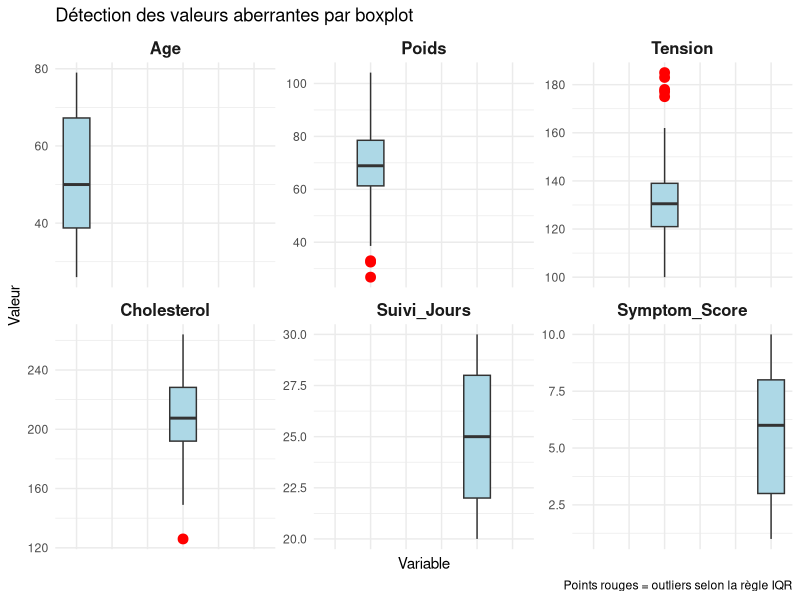
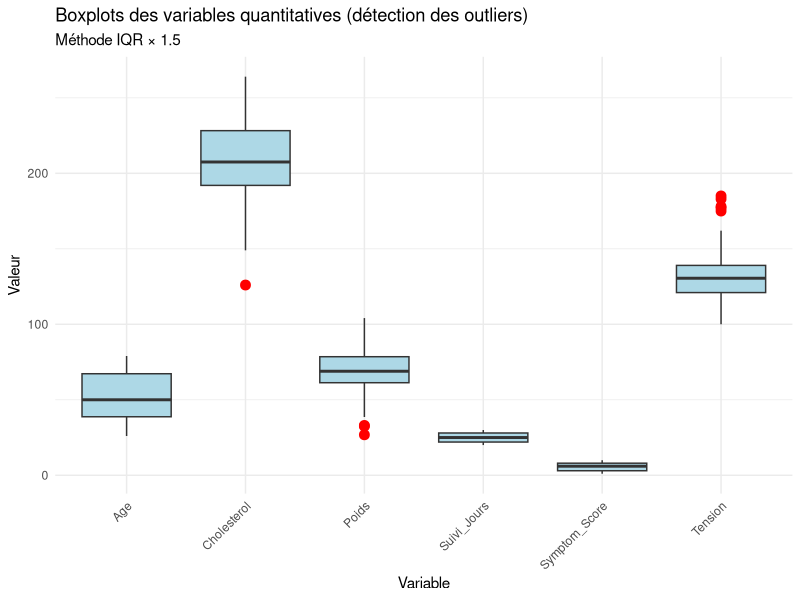
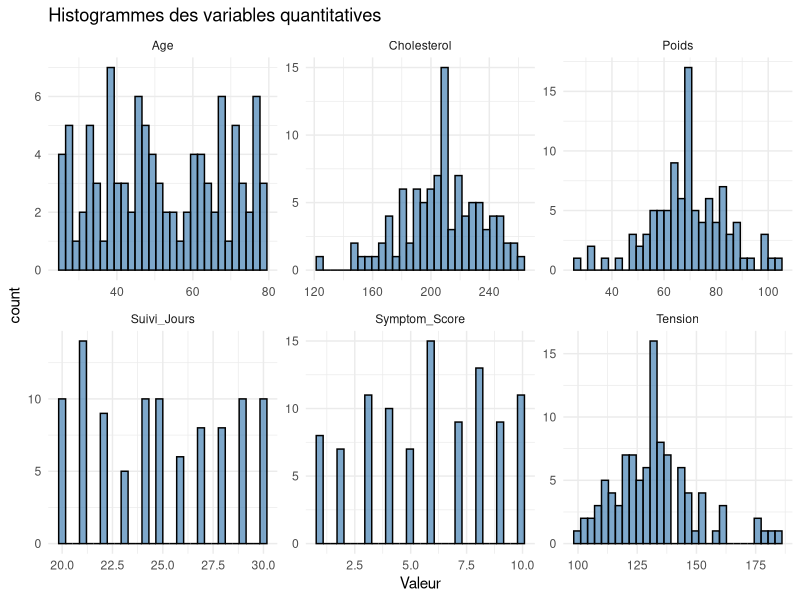
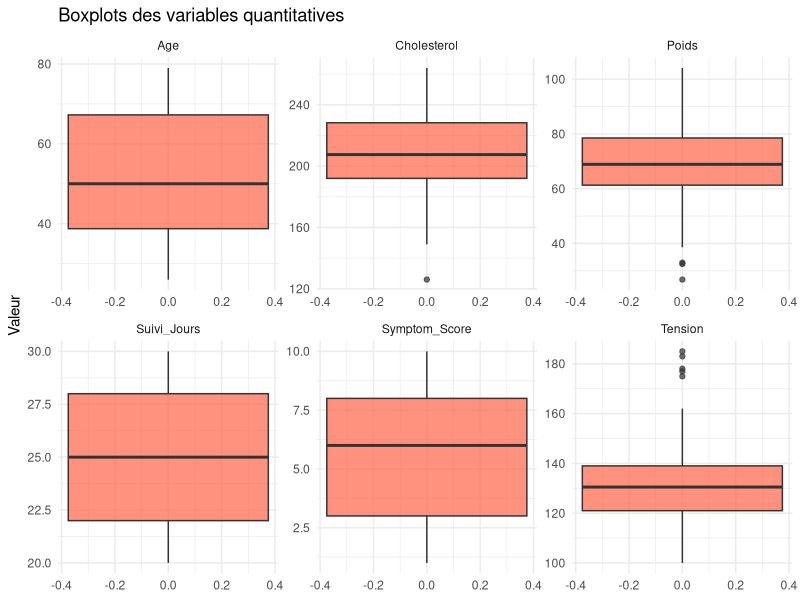
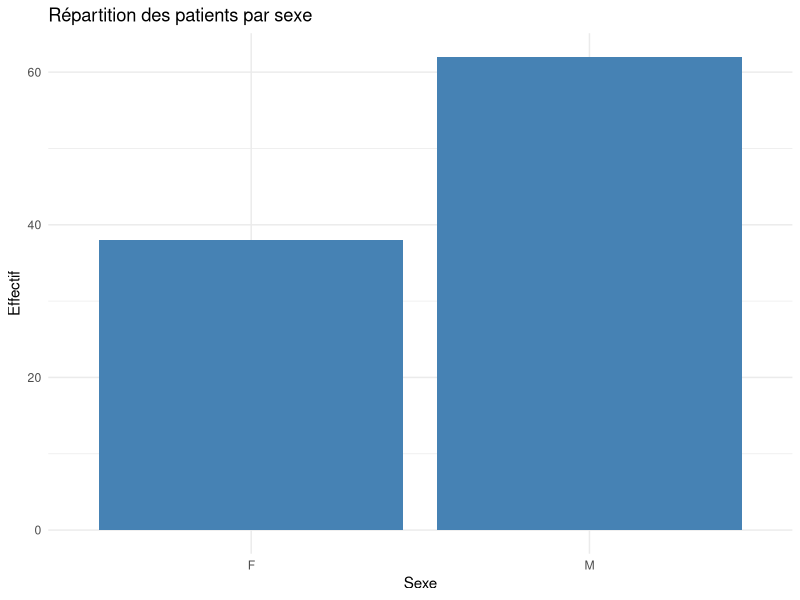
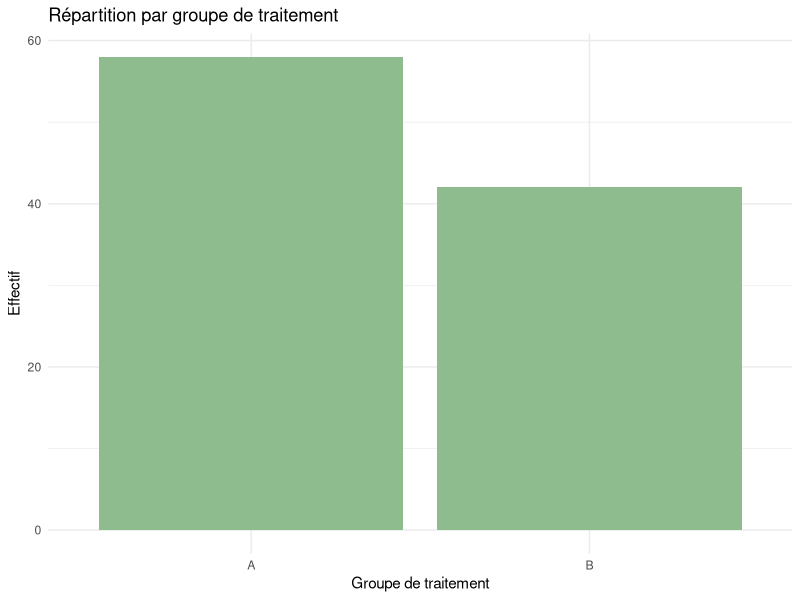
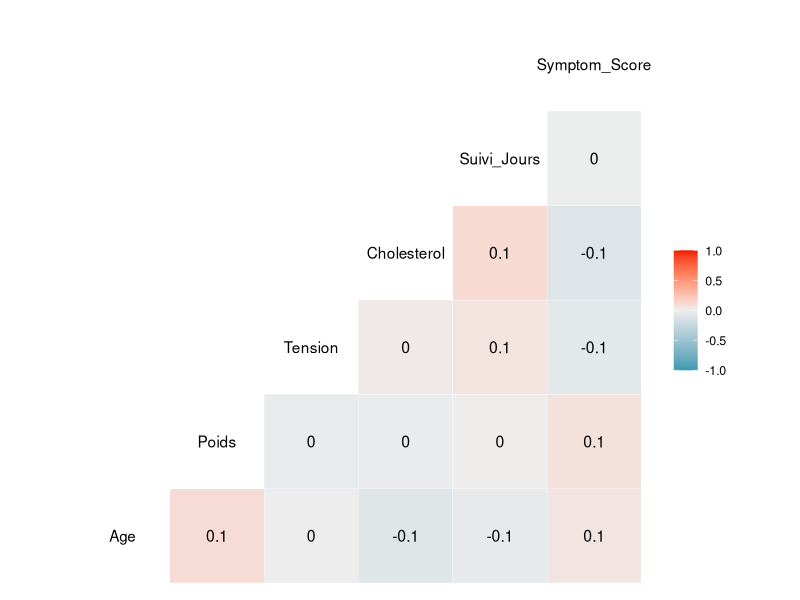
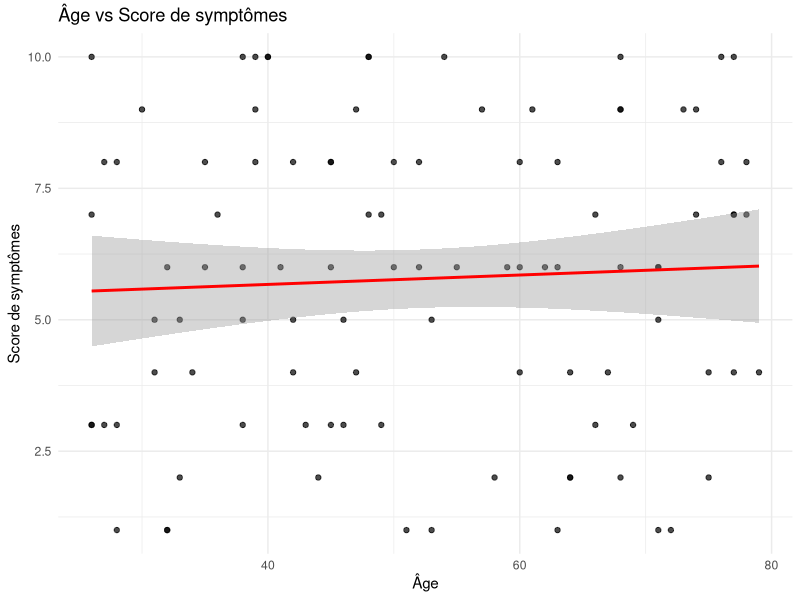

Here is the R script that generated these plots, in order:
## ---- chunk 1
knitr::opts_chunk$set(
  echo = TRUE,
  message = FALSE,
  warning = FALSE
)
## ---- chunk 2
required_packages <- c(
  "tidyverse",
  "skimr",
  "GGally",
  "psych",
  "broom",
  "car"
)

installed <- rownames(installed.packages())
for (p in required_packages) {
  if (!p %in% installed) {
    install.packages(p, dependencies = TRUE)
  }
}

library(tidyverse)
library(skimr)
library(GGally)
library(psych)
library(broom)
library(car)
library(dplyr)
library(ggplot2)
## ---- chunk 3
data <- read.csv(
  "patients_medical_data.csv",
  sep = ";",
  header = TRUE,
  stringsAsFactors = FALSE,
  na.strings = c("", "NA", "NaN", "NULL", "?")
)

# Aperçu des premières lignes
head(data)

# Structure des données
str(data)
## ---- chunk 4
data <- data %>%
  mutate(
    Sexe = as.factor(Sexe),
    Groupe_Traitement = as.factor(Groupe_Traitement)
  )

# Vérification des types
str(data)
## ---- chunk 5
# Nombre de NA par variable
colSums(is.na(data))

# Proportion de NA par variable
sapply(data, function(x) mean(is.na(x)))
## ---- chunk 6
#  imputation avec median pour une valeur manquante

data_clean <- data %>%
  mutate(
    Poids       = ifelse(is.na(Poids),       median(Poids, na.rm = TRUE),       Poids),
    Tension     = ifelse(is.na(Tension),     median(Tension, na.rm = TRUE),     Tension),
    Cholesterol = ifelse(is.na(Cholesterol), median(Cholesterol, na.rm = TRUE), Cholesterol)
  )

# Vérification :  aucun NA
colSums(is.na(data_clean))
## ---- chunk 7
# Vérification du nombre de doublons complets (lignes identiques à 100%)
nb_doublons <- sum(duplicated(data) | duplicated(data, fromLast = TRUE))
cat("Nombre de lignes en doublon complet :", nb_doublons, "\n")


## ---- chunk 8

# Variables dans l'ordre que tu veux afficher
vars_quant <- c("Age", "Poids", "Tension", "Cholesterol", "Suivi_Jours", "Symptom_Score")

data_clean %>%
  select(all_of(vars_quant)) %>%
  pivot_longer(everything(), names_to = "Variable", values_to = "Valeur") %>%
  # Ici la clé : on transforme Variable en factor avec l'ordre désiré
  mutate(Variable = factor(Variable, levels = vars_quant)) %>%
  ggplot(aes(x = Variable, y = Valeur)) +
  geom_boxplot(fill = "lightblue", outlier.colour = "red", outlier.size = 3) +
  facet_wrap(~ Variable, scales = "free_y", ncol = 3) +  
  theme_minimal() +
  theme(
    axis.text.x = element_blank(),        
    axis.ticks.x = element_blank(),      
    strip.text = element_text(size = 12, face = "bold") 
  ) +
  labs(
    title = "Détection des valeurs aberrantes par boxplot",
    caption = "Points rouges = outliers selon la règle IQR"
  )

## ---- chunk 9
vars_quant <- c("Age", "Poids", "Tension", "Cholesterol", "Suivi_Jours", "Symptom_Score")

# Fonction pour détecter les outliers (méthode IQR)
detect_outliers <- function(x) {
  Q1 <- quantile(x, 0.25, na.rm = TRUE)
  Q3 <- quantile(x, 0.75, na.rm = TRUE)
  IQR <- Q3 - Q1
  lower <- Q1 - 1.5 * IQR
  upper <- Q3 + 1.5 * IQR
  which(x < lower | x > upper)
}

# Comptage des outliers par variable
outliers_count <- sapply(data_clean[vars_quant], function(x) length(detect_outliers(x)))
outliers_count

# Visualisation avec boxplots
data_clean_long <- data_clean %>% 
  select(all_of(vars_quant)) %>% 
  pivot_longer(everything(), names_to = "Variable", values_to = "Valeur")

ggplot(data_clean_long, aes(x = Variable, y = Valeur)) +
  geom_boxplot(fill = "lightblue", outlier.colour = "red", outlier.size = 3) +
  theme_minimal() +
  labs(title = "Boxplots des variables quantitatives (détection des outliers)",
       subtitle = "Méthode IQR × 1.5") +
  theme(axis.text.x = element_text(angle = 45, hjust = 1))

## ---- chunk 10
skim(data_clean)
## ---- chunk 11
numeric_vars <- data_clean %>%
  select(Age, Poids, Tension, Cholesterol, Suivi_Jours, Symptom_Score)

summary(numeric_vars)
psych::describe(numeric_vars)
## ---- chunk 12
numeric_vars_long <- data_clean %>%
  select(Age, Poids, Tension, Cholesterol, Suivi_Jours, Symptom_Score) %>%
  pivot_longer(cols = everything(), names_to = "Variable", values_to = "Valeur")

ggplot(numeric_vars_long, aes(x = Valeur)) +
  geom_histogram(bins = 30, color = "black", fill = "steelblue", alpha = 0.7) +
  facet_wrap(~ Variable, scales = "free") +
  theme_minimal() +
  labs(title = "Histogrammes des variables quantitatives")

ggplot(numeric_vars_long, aes(y = Valeur)) +
  geom_boxplot(fill = "tomato", alpha = 0.7) +
  facet_wrap(~ Variable, scales = "free") +
  theme_minimal() +
  labs(title = "Boxplots des variables quantitatives")
## ---- chunk 13
apply(numeric_vars, 2, function(x) {
  shapiro.test(x)$p.value
})
## ---- chunk 14
table(data_clean$Sexe)
prop.table(table(data_clean$Sexe))

table(data_clean$Groupe_Traitement)
prop.table(table(data_clean$Groupe_Traitement))
## ---- chunk 15
ggplot(data_clean, aes(x = Sexe)) +
  geom_bar(fill = "steelblue") +
  theme_minimal() +
  labs(title = "Répartition des patients par sexe", x = "Sexe", y = "Effectif")

ggplot(data_clean, aes(x = Groupe_Traitement)) +
  geom_bar(fill = "darkseagreen") +
  theme_minimal() +
  labs(title = "Répartition par groupe de traitement", x = "Groupe de traitement", y = "Effectif")
## ---- chunk 16
cor_matrix <- cor(numeric_vars, use = "complete.obs")
cor_matrix
## ---- chunk 17
GGally::ggcorr(numeric_vars, label = TRUE)
## ---- chunk 18
cor.test(data_clean$Age, data_clean$Symptom_Score)

ggplot(data_clean, aes(x = Age, y = Symptom_Score)) +
  geom_point(alpha = 0.7) +
  geom_smooth(method = "lm", color = "red", se = TRUE) +
  theme_minimal() +
  labs(title = "Âge vs Score de symptômes",
       x = "Âge",
       y = "Score de symptômes")
## ---- chunk 19
ggplot(data_clean, aes(x = Groupe_Traitement, y = Symptom_Score, fill = Groupe_Traitement)) +
  geom_boxplot(alpha = 0.8) +
  theme_minimal() +
  labs(title = "Score de symptômes selon le groupe de traitement",
       x = "Groupe de traitement",
       y = "Score de symptômes") +
  theme(legend.position = "none")
## ---- chunk 20
anova_model <- aov(Symptom_Score ~ Groupe_Traitement, data = data_clean)
summary(anova_model)
## ---- chunk 21
t.test(Symptom_Score ~ Sexe, data = data_clean, var.equal = FALSE)
## ---- chunk 22
tab_sexe_traitement <- table(data_clean$Sexe, data_clean$Groupe_Traitement)
tab_sexe_traitement

chisq.test(tab_sexe_traitement)
## ---- chunk 23
modele_lm <- lm(
  Symptom_Score ~ Age + Sexe + Poids + Tension + Cholesterol + Groupe_Traitement + Suivi_Jours,
  data = data_clean
)

summary(modele_lm)
## ---- chunk 24
tidy(modele_lm, conf.int = TRUE)
## ---- chunk 25
ggplot(data.frame(
  fitted = fitted(modele_lm),
  resid = resid(modele_lm)
), aes(x = fitted, y = resid)) +
  geom_point(alpha = 0.6) +
  geom_hline(yintercept = 0, linetype = "dashed") +
  theme_minimal() +
  labs(title = "Résidus vs valeurs ajustées",
       x = "Valeurs ajustées",
       y = "Résidus")
## ---- chunk 26
qqnorm(resid(modele_lm))
qqline(resid(modele_lm), col = "red")

shapiro.test(resid(modele_lm))
## ---- chunk 27
vif(modele_lm)
